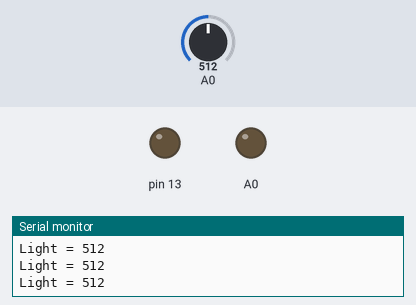
Bench run of a sketch on a simulated Arduino Uno, built with avr-gcc and run on an emulated ATmega328P. Parts: output pins drawn as LEDs (lit = HIGH), the last lines printed to the serial monitor. The inputs (shaded band) are chosen by the test bench; at power-on: A0 = 512.

Above: at 1.2 s.
1.3 s: A0 set to 17
4.3 s: A0 set to 13
At 5.4 s:
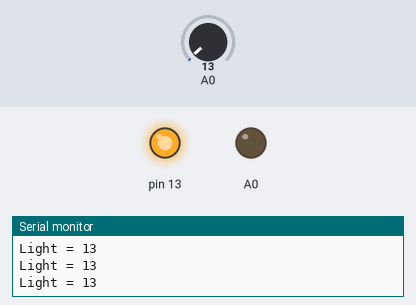
5.8 s: A0 set to 122
At 6.5 s:
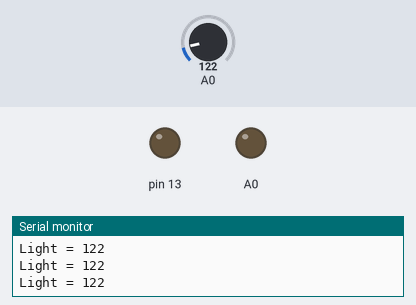
7.3 s: A0 set to 5
At 8.7 s:
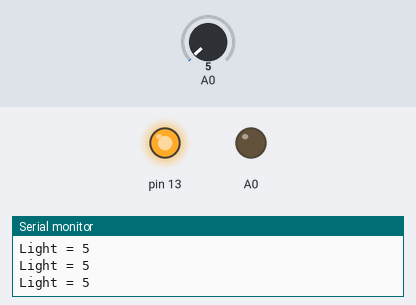
Timing chart, 0 to 9.8 s (numbered marks = the images above; inputs shaded):
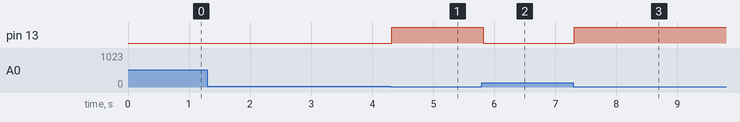

Measured:
- the behaviour switches between 16 and 15 on A0 (found by bisection; images 0 and 1)
- after the input at 4.3 s, pin 13: LOW → HIGH at once
- after the input at 5.8 s, pin 13: HIGH → LOW at once
- after the input at 7.3 s, pin 13: LOW → HIGH at once

The sketch:

code.ino
```cpp
void setup() {
   pinMode(A0, INPUT);
   analogWrite(A0, LOW);
   pinMode(13, OUTPUT);

   Serial.begin(9600);
}

void loop() {
   int light = analogRead(A0);
   Serial.print("Light = ");
   Serial.println(light);

   if (light > 15) { digitalWrite (13, LOW); }
   else { digitalWrite (13, HIGH); }
  delay(1);
}
```
